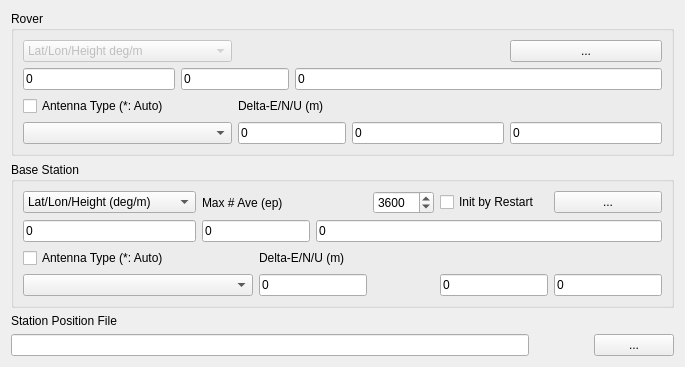
     <widget class="QWidget" name="TabSheet5">
      <property name="toolTip">
       <string/>
      </property>
      <attribute name="title">
       <string>&amp;Positions</string>
      </attribute>
      <layout class="QGridLayout" name="gridLayout_5">
       <item row="0" column="0" rowspan="2" colspan="4">
        <widget class="QGroupBox" name="GroupRovAnt">
         <property name="toolTip">
          <string/>
         </property>
         <property name="title">
          <string>Rover</string>
         </property>
         <layout class="QGridLayout" name="gridLayout_11">
          <item row="0" column="0" colspan="2">
           <widget class="QComboBox" name="RovPosTypeP">
            <property name="enabled">
             <bool>false</bool>
            </property>
            <property name="toolTip">
             <string/>
            </property>
            <item>
             <property name="text">
              <string>Lat/Lon/Height deg/m</string>
             </property>
            </item>
            <item>
             <property name="text">
              <string>Lat/Lon/Height dms/m</string>
             </property>
            </item>
            <item>
             <property name="text">
              <string>X/Y/Z-ECEF m</string>
             </property>
            </item>
           </widget>
          </item>
          <item row="0" column="5">
           <widget class="QPushButton" name="BtnRovPos">
            <property name="enabled">
             <bool>true</bool>
            </property>
            <property name="toolTip">
             <string/>
            </property>
            <property name="text">
             <string>...</string>
            </property>
           </widget>
          </item>
          <item row="1" column="0">
           <widget class="QLineEdit" name="RovPos1">
            <property name="enabled">
             <bool>true</bool>
            </property>
            <property name="toolTip">
             <string/>
            </property>
            <property name="text">
             <string>0</string>
            </property>
           </widget>
          </item>
          <item row="1" column="1" colspan="2">
           <widget class="QLineEdit" name="RovPos2">
            <property name="enabled">
             <bool>true</bool>
            </property>
            <property name="toolTip">
             <string/>
            </property>
            <property name="text">
             <string>0</string>
            </property>
           </widget>
          </item>
          <item row="1" column="3" colspan="3">
           <widget class="QLineEdit" name="RovPos3">
            <property name="enabled">
             <bool>true</bool>
            </property>
            <property name="toolTip">
             <string/>
            </property>
            <property name="text">
             <string>0</string>
            </property>
           </widget>
          </item>
          <item row="2" column="0" colspan="2">
           <widget class="QCheckBox" name="RovAntPcv">
            <property name="toolTip">
             <string/>
            </property>
            <property name="text">
             <string>Antenna Type (*: Auto)</string>
            </property>
            <property name="checked">
             <bool>false</bool>
            </property>
           </widget>
          </item>
          <item row="2" column="2" colspan="3">
           <widget class="QLabel" name="LabelRovAntD">
            <property name="enabled">
             <bool>true</bool>
            </property>
            <property name="toolTip">
             <string/>
            </property>
            <property name="text">
             <string>Delta-E/N/U (m)</string>
            </property>
           </widget>
          </item>
          <item row="3" column="0" colspan="2">
           <widget class="QComboBox" name="RovAnt">
            <property name="enabled">
             <bool>true</bool>
            </property>
            <property name="toolTip">
             <string/>
            </property>
           </widget>
          </item>
          <item row="3" column="2" colspan="2">
           <widget class="QLineEdit" name="RovAntE">
            <property name="enabled">
             <bool>true</bool>
            </property>
            <property name="toolTip">
             <string/>
            </property>
            <property name="text">
             <string>0</string>
            </property>
           </widget>
          </item>
          <item row="3" column="4">
           <widget class="QLineEdit" name="RovAntN">
            <property name="enabled">
             <bool>true</bool>
            </property>
            <property name="toolTip">
             <string/>
            </property>
            <property name="text">
             <string>0</string>
            </property>
           </widget>
          </item>
          <item row="3" column="5">
           <widget class="QLineEdit" name="RovAntU">
            <property name="enabled">
             <bool>true</bool>
            </property>
            <property name="toolTip">
             <string/>
            </property>
            <property name="text">
             <string>0</string>
            </property>
           </widget>
          </item>
         </layout>
        </widget>
       </item>
       <item row="1" column="1">
        <widget class="QLabel" name="Label4">
         <property name="enabled">
          <bool>true</bool>
         </property>
         <property name="toolTip">
          <string/>
         </property>
         <property name="text">
          <string/>
         </property>
        </widget>
       </item>
       <item row="2" column="0" colspan="4">
        <widget class="QGroupBox" name="GroupRefAnt">
         <property name="toolTip">
          <string/>
         </property>
         <property name="title">
          <string>Base Station</string>
         </property>
         <layout class="QGridLayout" name="gridLayout_10">
          <item row="3" column="0" colspan="2">
           <widget class="QComboBox" name="RefAnt">
            <property name="enabled">
             <bool>true</bool>
            </property>
            <property name="toolTip">
             <string/>
            </property>
           </widget>
          </item>
          <item row="2" column="0" colspan="2">
           <widget class="QCheckBox" name="RefAntPcv">
            <property name="toolTip">
             <string/>
            </property>
            <property name="text">
             <string>Antenna Type (*: Auto)</string>
            </property>
            <property name="checked">
             <bool>false</bool>
            </property>
           </widget>
          </item>
          <item row="2" column="2" colspan="4">
           <widget class="QLabel" name="LabelRefAntD">
            <property name="enabled">
             <bool>true</bool>
            </property>
            <property name="toolTip">
             <string/>
            </property>
            <property name="text">
             <string>Delta-E/N/U (m)</string>
            </property>
           </widget>
          </item>
          <item row="0" column="5">
           <widget class="QCheckBox" name="ChkInitRestart">
            <property name="text">
             <string>Init by Restart</string>
            </property>
           </widget>
          </item>
          <item row="0" column="6">
           <widget class="QPushButton" name="BtnRefPos">
            <property name="enabled">
             <bool>true</bool>
            </property>
            <property name="toolTip">
             <string/>
            </property>
            <property name="text">
             <string>...</string>
            </property>
           </widget>
          </item>
          <item row="1" column="0">
           <widget class="QLineEdit" name="RefPos1">
            <property name="enabled">
             <bool>true</bool>
            </property>
            <property name="toolTip">
             <string/>
            </property>
            <property name="text">
             <string>0</string>
            </property>
           </widget>
          </item>
          <item row="1" column="1" colspan="2">
           <widget class="QLineEdit" name="RefPos2">
            <property name="enabled">
             <bool>true</bool>
            </property>
            <property name="toolTip">
             <string/>
            </property>
            <property name="text">
             <string>0</string>
            </property>
           </widget>
          </item>
          <item row="1" column="3" colspan="4">
           <widget class="QLineEdit" name="RefPos3">
            <property name="enabled">
             <bool>true</bool>
            </property>
            <property name="toolTip">
             <string/>
            </property>
            <property name="text">
             <string>0</string>
            </property>
           </widget>
          </item>
          <item row="3" column="6">
           <widget class="QLineEdit" name="RefAntU">
            <property name="enabled">
             <bool>true</bool>
            </property>
            <property name="toolTip">
             <string/>
            </property>
            <property name="text">
             <string>0</string>
            </property>
           </widget>
          </item>
          <item row="3" column="2" colspan="2">
           <widget class="QLineEdit" name="RefAntE">
            <property name="enabled">
             <bool>true</bool>
            </property>
            <property name="toolTip">
             <string/>
            </property>
            <property name="text">
             <string>0</string>
            </property>
           </widget>
          </item>
          <item row="3" column="5">
           <widget class="QLineEdit" name="RefAntN">
            <property name="enabled">
             <bool>true</bool>
            </property>
            <property name="toolTip">
             <string/>
            </property>
            <property name="text">
             <string>0</string>
            </property>
           </widget>
          </item>
          <item row="0" column="4">
           <widget class="QSpinBox" name="MaxAveEp">
            <property name="maximum">
             <number>10000</number>
            </property>
            <property name="value">
             <number>3600</number>
            </property>
           </widget>
          </item>
          <item row="0" column="0">
           <widget class="QComboBox" name="RefPosTypeP">
            <property name="enabled">
             <bool>true</bool>
            </property>
            <property name="toolTip">
             <string/>
            </property>
            <item>
             <property name="text">
              <string>Lat/Lon/Height (deg/m)</string>
             </property>
            </item>
            <item>
             <property name="text">
              <string>Lat/Lon/Height (dms/m)</string>
             </property>
            </item>
            <item>
             <property name="text">
              <string>X/Y/Z-ECEF m</string>
             </property>
            </item>
            <item>
             <property name="text">
              <string>RTCM Antenna Position</string>
             </property>
            </item>
            <item>
             <property name="text">
              <string>Raw Antenna Position</string>
             </property>
            </item>
            <item>
             <property name="text">
              <string>Average of Single Position</string>
             </property>
            </item>
           </widget>
          </item>
          <item row="0" column="1" colspan="3">
           <widget class="QLabel" name="LabelMaxAveEp">
            <property name="text">
             <string>Max # Ave (ep)</string>
            </property>
           </widget>
          </item>
         </layout>
        </widget>
       </item>
       <item row="3" column="0" colspan="2">
        <widget class="QLabel" name="Label30">
         <property name="enabled">
          <bool>true</bool>
         </property>
         <property name="toolTip">
          <string/>
         </property>
         <property name="text">
          <string>Station Position File</string>
         </property>
        </widget>
       </item>
       <item row="4" column="2">
        <widget class="QPushButton" name="BtnStaPosView">
         <property name="enabled">
          <bool>true</bool>
         </property>
         <property name="toolTip">
          <string/>
         </property>
         <property name="icon">
          <iconset resource="../rtkconv_qt/rtkconv_qt.qrc">
           <normaloff>:/buttons/doc.bmp</normaloff>:/buttons/doc.bmp</iconset>
         </property>
         <property name="flat">
          <bool>true</bool>
         </property>
        </widget>
       </item>
       <item row="4" column="0">
        <widget class="QLineEdit" name="StaPosFile">
         <property name="enabled">
          <bool>true</bool>
         </property>
         <property name="toolTip">
          <string/>
         </property>
         <property name="text">
          <string/>
         </property>
        </widget>
       </item>
       <item row="4" column="3">
        <widget class="QPushButton" name="BtnStaPosFile">
         <property name="enabled">
          <bool>true</bool>
         </property>
         <property name="toolTip">
          <string/>
         </property>
         <property name="text">
          <string>...</string>
         </property>
        </widget>
       </item>
      </layout>
     </widget>
